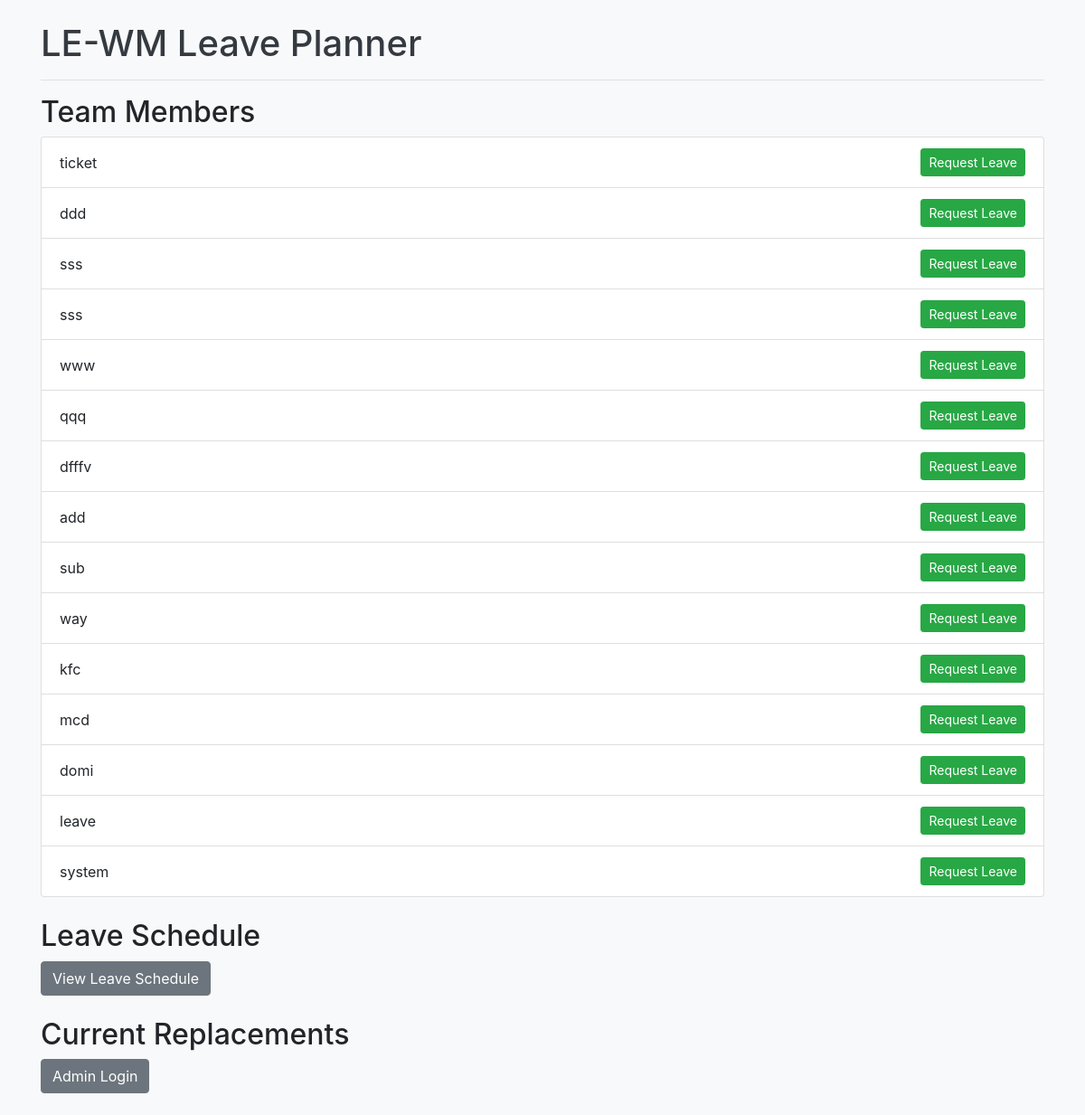
The page / on the database its author committed.
### app.py (models this page shows)
class Employee(db.Model):
    id = db.Column(db.Integer, primary_key=True)
    name = db.Column(db.String(100))
    leaves = db.relationship('Leave', backref='employee', lazy=True)

### app.py (the view)
@app.route('/')
def index():
    employees = Employee.query.all()
    return render_template('index.html', employees=employees)

### templates/index.html (shortened to what this page needs)
<!DOCTYPE html>
<html lang="en">
<head>
    <link rel="stylesheet" href="https://maxcdn.bootstrapcdn.com/bootstrap/4.0.0/css/bootstrap.min.css">
    <link rel="stylesheet" href="{{ url_for('static', filename='css/styles.css') }}">
</head>
<body>
<div class="container">
    <h1 class="mt-4">LE-WM Leave Planner</h1>
    <hr>
    <h2>Team Members</h2>
    <ul class="list-group mb-4">
        {% if employees %}
            {% for employee in employees %}
            <li class="list-group-item d-flex justify-content-between align-items-center">
                {{ employee.name }}
                <a href="/calendar/{{ employee.id }}" class="btn btn-sm btn-success">Request Leave</a>
            </li>
            {% endfor %}
        {% else %}
            <li class="list-group-item">No employees found. Please contact the administrator.</li>
        {% endif %}
    </ul>
    <h2>Leave Schedule</h2>
    <a href="/leave_schedule" class="btn btn-secondary mb-4">View Leave Schedule</a>
    <h2>Current Replacements</h2>
    {% if session.get('is_admin') %}
        <h2>Admin Panel</h2>
        <a href="{{ url_for('edit_employees') }}" class="btn btn-secondary mb-2">Edit Employees</a>
        <a href="{{ url_for('edit_leaves') }}" class="btn btn-secondary mb-2">Edit Leave Schedule</a>
        <a href="{{ url_for('admin_logout') }}" class="btn btn-danger mb-4">Logout</a>
    {% else %}
        <a href="{{ url_for('admin_login') }}" class="btn btn-secondary mb-4">Admin Login</a>
    {% endif %}
</div>
</body>
</html>

### static/css/styles.css (style rules this page uses)
body { background-color: #f8f9fa; }
h1 { color: #343a40; }

### rows shown on the page
Employee: name "ticket"
Employee: name "ddd"
Employee: name "sss"
Employee: name "sss"
Employee: name "www"
Employee: name "qqq"
Employee: name "dfffv"
Employee: name "add"
Employee: name "sub"
Employee: name "way"
Employee: name "kfc"
Employee: name "mcd"
Employee: name "domi"
Employee: name "leave"
Employee: name "system"
